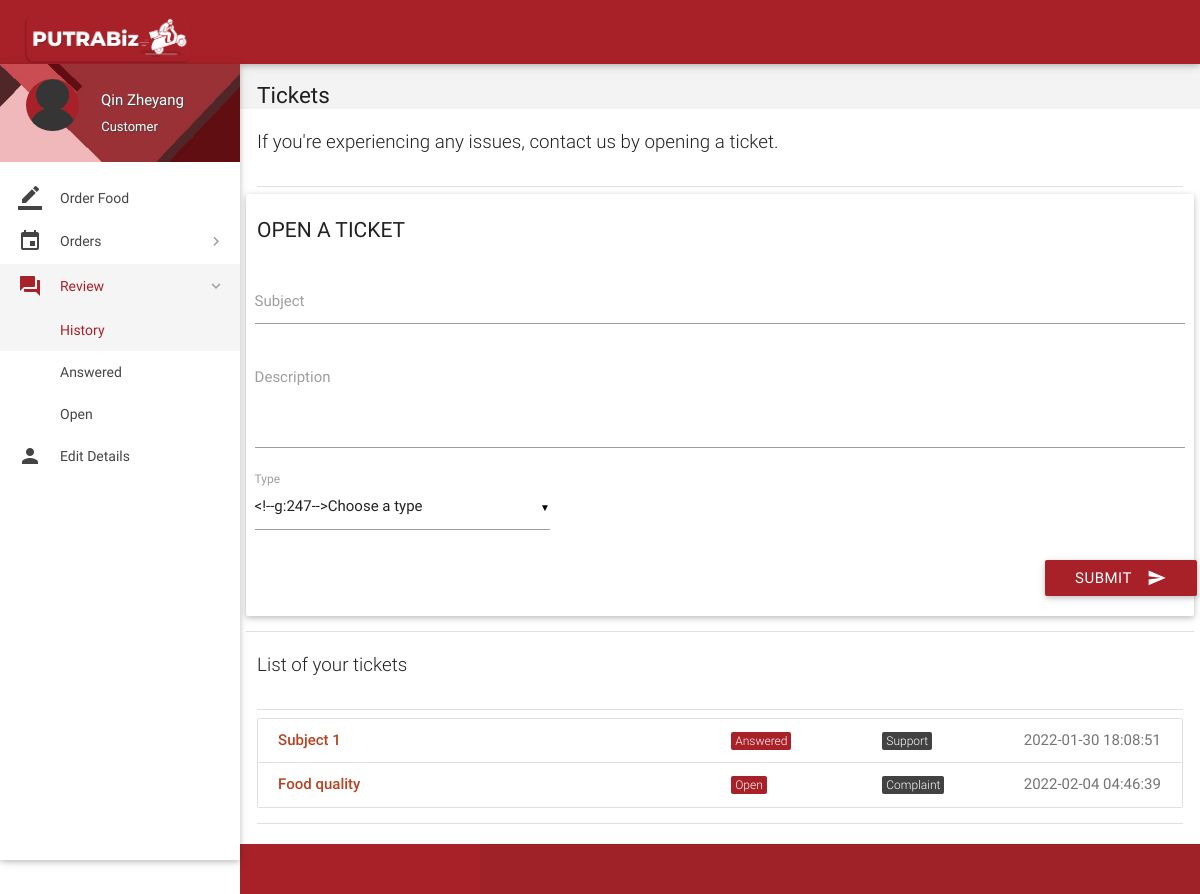
Screenshot of /Codes/tickets.php (signed in) with the database file from the repository.
### tables this page shows
CREATE TABLE `tickets` (
  `id` int(11) NOT NULL,
  `poster_id` int(11) NOT NULL,
  `subject` varchar(100) NOT NULL,
  `description` varchar(3000) NOT NULL,
  `status` varchar(8) NOT NULL DEFAULT 'Open',
  `type` varchar(30) NOT NULL DEFAULT 'Others',
  `date` datetime NOT NULL DEFAULT current_timestamp(),
  `deleted` tinyint(4) NOT NULL DEFAULT 0
);

### Codes/includes/connect.php (called while the page is built, shortened)
<?php
if(isset($_SESSION['name'])){
    $name = $_SESSION['name'];
}
if(isset($_SESSION['role'])){
    $role = $_SESSION['role'];
}
?>

### Codes/includes/wallet.php (called while the page is built, shortened)
<?php
$user_id=$_SESSION['user_id'];
?>

### Codes/tickets.php (the view, shortened to what this page needs)
<?php
include 'includes/connect.php';
include 'includes/wallet.php';
	if($_SESSION['customer_sid']==session_id())
	{
		?>
<!DOCTYPE html>
<html lang="en">
<head>
  <link href="css/materialize.min.css" type="text/css" rel="stylesheet" media="screen,projection">
  <link href="css/style.min.css" type="text/css" rel="stylesheet" media="screen,projection">
  <link href="css/custom/custom.min.css" type="text/css" rel="stylesheet" media="screen,projection">
  <link href="js/plugins/perfect-scrollbar/perfect-scrollbar.css" type="text/css" rel="stylesheet" media="screen,projection">
  <link href="js/plugins/data-tables/css/jquery.dataTables.min.css" type="text/css" rel="stylesheet" media="screen,projection">
</head>
<body>
  <header id="header" class="page-topbar">
        <div class="navbar-fixed">
            <nav class="navbar-color">
                <div class="nav-wrapper">
                    <ul class="left">
                      <li><h1 class="logo-wrapper"><a href="index.php" class="brand-logo darken-1"><img src="images/rider6.png" alt="logo"></a> <span class="logo-text">Logo</span></h1></li>
                    </ul>
                </div>
            </nav>
        </div>
  </header>
  <div id="main">
    <div class="wrapper">
      <aside id="left-sidebar-nav">
        <ul id="slide-out" class="side-nav fixed leftside-navigation">
            <li class="user-details cyan darken-2">
            <div class="row">
                <div class="col col s4 m4 l4">
                    <img src="images/avatar.jpg" alt="" class="circle responsive-img valign profile-image">
                </div>
                <div class="col col s8 m8 l8">
                    <a class="btn-flat dropdown-button waves-effect waves-light white-text profile-btn" href="#" data-activates="profile-dropdown"><?php echo $name;?> <i class="mdi-navigation-arrow-drop-down right"></i></a>
                    <p class="user-roal"><?php echo $role;?></p>
                </div>
            </div>
            </li>
            <li class="bold"><a href="index.php" class="waves-effect waves-cyan"><i class="mdi-editor-border-color"></i> Order Food</a>
            </li>
                <li class="no-padding">
                    <ul class="collapsible collapsible-accordion">
                        <li class="bold"><a class="collapsible-header waves-effect waves-cyan"><i class="mdi-editor-insert-invitation"></i> Orders</a>
                        </li>
                    </ul>
                </li>
                <li class="no-padding">
                    <ul class="collapsible collapsible-accordion">
                        <li class="bold"><a class="collapsible-header waves-effect waves-cyan active"><i class="mdi-action-question-answer"></i> Review</a>
                            <div class="collapsible-body">
                                <ul>
								<li class="<?php
								if(!isset($_GET['status'])){
										echo 'active';
									}?>
									"><a href="tickets.php">History</a>
                                </li>
								<?php
									$sql = mysqli_query($con, "SELECT DISTINCT status FROM tickets WHERE poster_id = $user_id AND not deleted;");
									while($row = mysqli_fetch_array($sql)){
                                    echo '<li class='.(isset($_GET['status'])?($status == $_GET['status'] ? 'active' : ''): '').'><a href="tickets.php?status='.$row['status'].'">'.$row['status'].'</a>
                                    </li>';
									}
									?>
                                </ul>
                            </div>
                        </li>
                    </ul>
                </li>
            <li class="bold"><a href="details.php" class="waves-effect waves-cyan"><i class="mdi-social-person"></i> Edit Details</a>
            </li>
        </ul>
        </aside>
      <section id="content">
        <div id="breadcrumbs-wrapper">
          <div class="container">
            <div class="row">
              <div class="col s12 m12 l12">
                <h5 class="breadcrumbs-title">Tickets</h5>
              </div>
            </div>
          </div>
        </div>
        <div class="container">
          <p class="caption">If you're experiencing any issues, contact us by opening a ticket.</p>
          <div class="divider"></div>
            <div class="row">
              <div class="col s12 m4 l3">
                <h4 class="header">Open a ticket</h4>
              </div>
<div>
                <div class="card-panel">
                  <div class="row">
                    <form class="formValidate" id="formValidate" method="post" action="routers/add-ticket.php" novalidate="novalidate" class="col s12">
                      <div class="row">
                        <div class="input-field col s12">
                          <input name="subject" id="subject" type="text" data-error=".errorTxt1">
                          <label for="subject" class="">Subject</label>
                        </div>
                      </div>
                      <div class="row">
                        <div class="input-field col s12">
                          <textarea name="description" id="description" class="materialize-textarea validate" data-error=".errorTxt2"></textarea>
                          <label for="description" class="">Description</label>
                        </div>
                      </div>
                      <div class="row">
                        <div class="input-field col s4">
							<label>Type</label>
                        </div>
                      </div>
                      <div class="row">
                        <div class="row">
                          <div class="input-field col s12">
                            <button class="btn cyan waves-effect waves-light right" type="submit" name="action">Submit
                              <i class="mdi-content-send right"></i>
                            </button>
                          </div>
                        </div>
                      </div>
                    </form>
                  </div>
                </div>
              </div>
            <div class="divider"></div>
          </div>
    </div>
        <div class="container">
          <p class="caption">List of your tickets</p>
          <div class="divider"></div>
									<div id="work-collections">
									<ul id="projects-collection" class="collection">
								<?php
									if(isset($_GET['status'])){
										$status = $_GET['status'];
									}
									else{
										$status = '%';
									}
									$sql = mysqli_query($con, "SELECT * FROM tickets WHERE poster_id = $user_id AND status LIKE '$status' AND not deleted;");
									while($row = mysqli_fetch_array($sql)){
									echo'<a href="view-ticket.php?id='.$row['id'].'"class="collection-item">
                                        <div class="row">
                                            <div class="col s6">
                                                <p class="collections-title">'.$row['subject'].'</p>
                                            </div>
                                            <div class="col s2">
                                            <span class="task-cat cyan">'.$row['status'].'</span></div>
                                            <div class="col s2">
                                            <span class="task-cat grey darken-3">'.$row['type'].'</span></div>
                                            <div class="col s2">
                                            <span class="badge">'.$row['date'].'</span></div>
                                        </div>
                                    </a>';
									}
									?>
									</ul>
									</div>
            <div class="divider"></div>
          </div>
    </div>
  <footer class="page-footer">
    <div class="footer-copyright">
  </footer>
</body>
</html>
<?php
	}
?>

### rows the page displays
tickets: subject "Subject 1", status "Answered", type "Support", date "2022-01-30 18:08:51"
tickets: subject "Food quality", status "Open", type "Complaint", date "2022-02-04 04:46:39"

### other values shown
$name "Qin Zheyang"
$role "Customer"
$row['status'] "Answered"
$row['status'] "Open"
